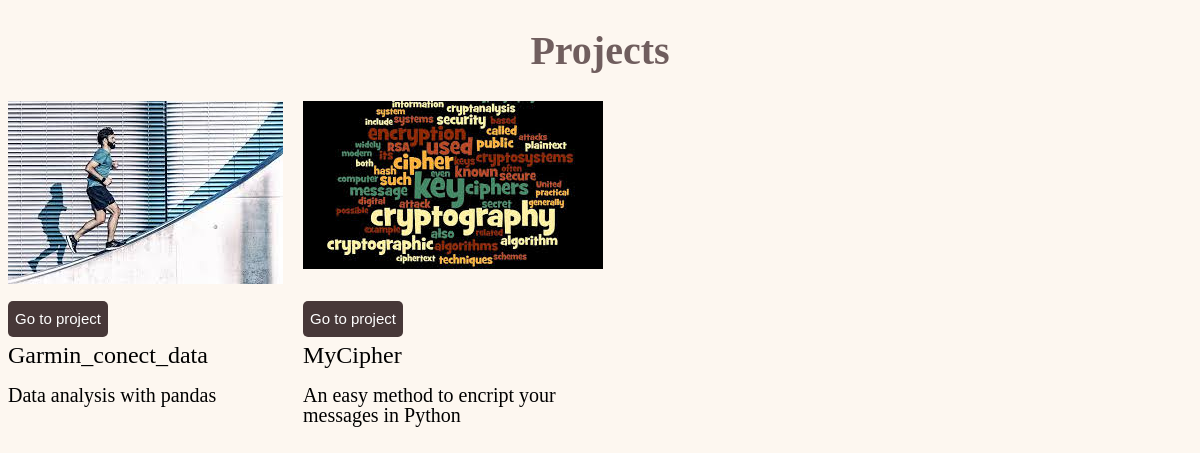
/projects/, run on the app's committed database.
### projects/models.py (models this page shows)
class Project(models.Model):
    title = models.CharField(max_length=100)
    description = models.TextField()
    technology = models.CharField(max_length=20)
    image = models.FileField(upload_to="project_images/", blank=True)
    link = models.URLField(max_length = 200,  default='')

### projects/views.py (the view)
# urls.py: path("", views.project_index, name="project_index"),
def project_index(request):
    projects = Project.objects.all()
    context = {
        "projects": projects
    }
    return render(request, "projects/project_index.html", context)

### projects/templates/projects/project_index.html (shortened to what this page needs)
<!DOCTYPE html>
<html lang="en">
  <head>
    <link rel="stylesheet" href="/static/styles/projects.css" />
  </head>
  <body>
    <h1 class="title">Projects</h1>
    <section class="project-grid">
      {% for project in projects %}
      <div class="project-preview">
        <div class="image-row">
          <img class="project-image" src="{{ project.image.url }}" alt="" />
        </div>
        <div class="project-link">
          <button onclick="window.open('{{ project.link }}', '_blank')">
            Go to project
          </button>
        </div>
        <div class="project-info-grid">
          <p class="project-title">{{ project.title }}</p>
          <p class="project-description">{{ project.description }}</p>
        </div>
      </div>
      {% endfor %}
    </section>
  </body>
</html>

### projects/static/styles/projects.css (style rules this page uses)
body { background-color: rgb(253, 247, 240); }
.title { font-style: Arial; text-align: center; color: rgb(112, 94, 94); font-size: 40px; }
.project-grid { display: grid; grid-template-columns: 1fr 1fr 1fr 1fr; column-gap: 20px; row-gap: 50px; }
.project-preview { vertical-align: bottom; border-width: 1px; }
.project-info-grid { display: grid; }
.project-title { margin-top: 8px; font-size: 24px; font-weight: 500; line-height: 20px; margin-bottom: 0; }
.project-description { font-size: 20px; font-weight: 500; line-height: 20px; }
.image-row { height: 200px; position: relative; }
button { background-color: rgb(71, 56, 56); color: white; font-size: 15px; border: none; height: 36px; width: 100px; border-radius: 5px; cursor: pointer; margin-right: 8px; }

### data on the page
Project: image (picture), title "Garmin_conect_data", description "Data analysis with pandas"
Project: image (picture), title "MyCipher", description "An easy method to encript your messages in Python"
